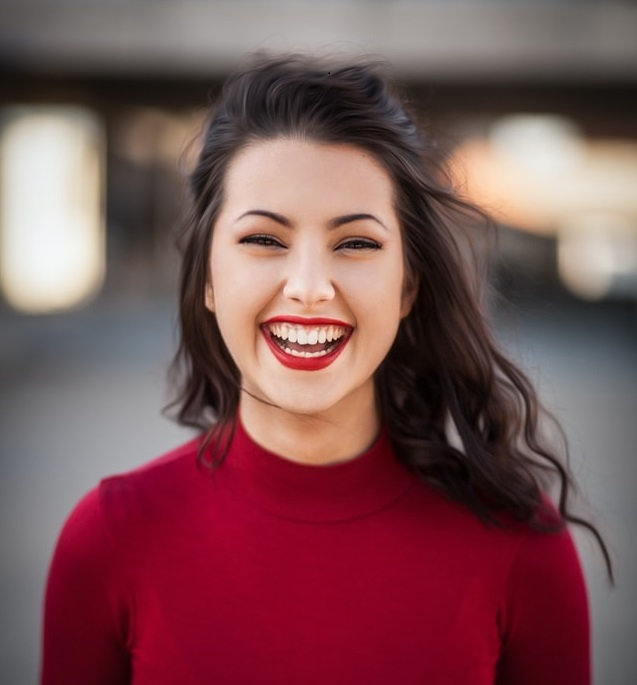
#> input picture opencv/Photos/lady.jpg, 637 x 685 px
$ jupyter execute 5_essential_functions_with_opencv.ipynb
#> lines starting #> are read from the running program, lines starting #| are printed output that depends on the picture; after the words box and inside, x2 and y2 are one past the last pixel; in counts of white or black regions, pixels touching at a corner belong together
importing necessary packages

[cell 1]
import cv2 as cv

reading images in the img variable

[cell 2]
img = cv.imread('Photos/lady.jpg')
#> img is the input picture: shape (685, 637, 3); mean B, G, R 85.8, 82.5, 123.9

showing the images

[cell 3]
cv.imshow('Boston', img)

converting to grayscale

[cell 4]
gray = cv.cvtColor(img, cv.COLOR_BGR2GRAY)
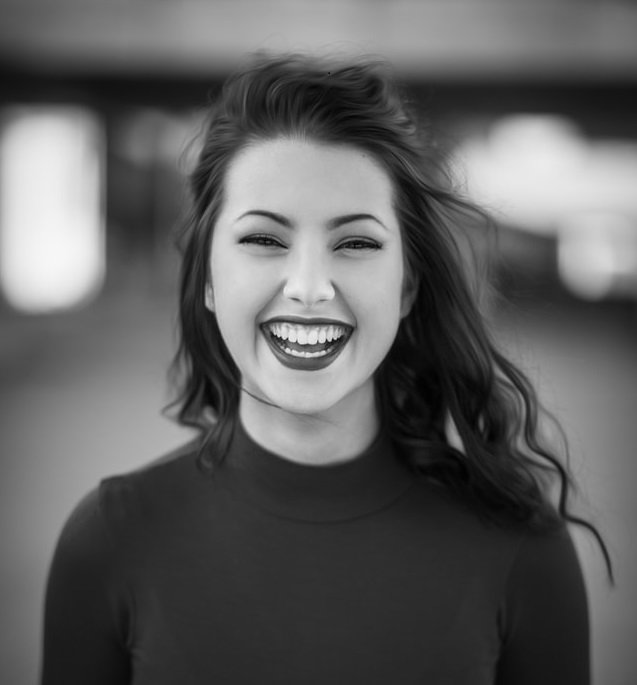
#> gray: shape (685, 637); min 1, max 247, mean 95.2

[cell 5]
cv.imshow('Gray', gray)

[cell 6]
# cv.waitKey(0)

Blurring the images

[cell 7]
blur = cv.GaussianBlur(img,(5,5),cv.BORDER_DEFAULT)

[cell 8]
cv.imshow('Blurred', blur)

Edge Cascade

[cell 9]
canny = cv.Canny(img, 125, 175)
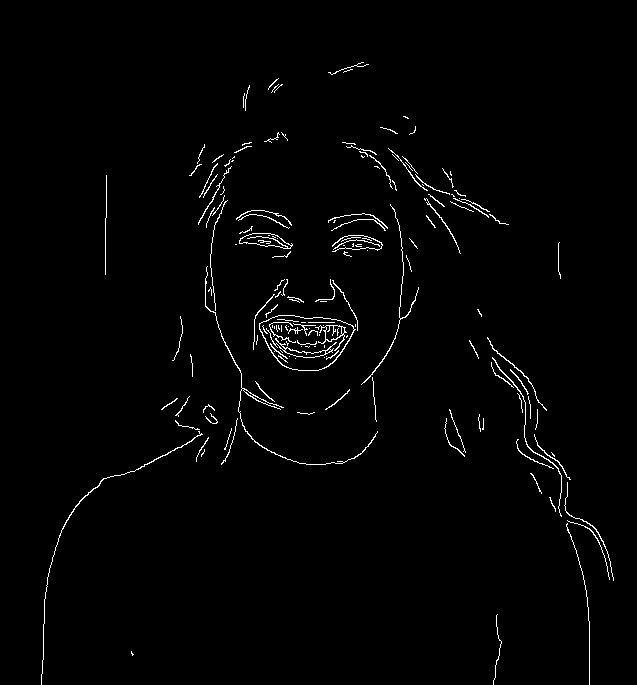
#> canny: shape (685, 637); 1.5% white in thin lines or dots, all inside (x1, y1, x2, y2) = (41, 62, 614, 685)

[cell 10]
cv.imshow('CannyImages', canny)

Dilating the image

[cell 11]
dilated = cv.dilate(canny, (3, 3), iterations=3)
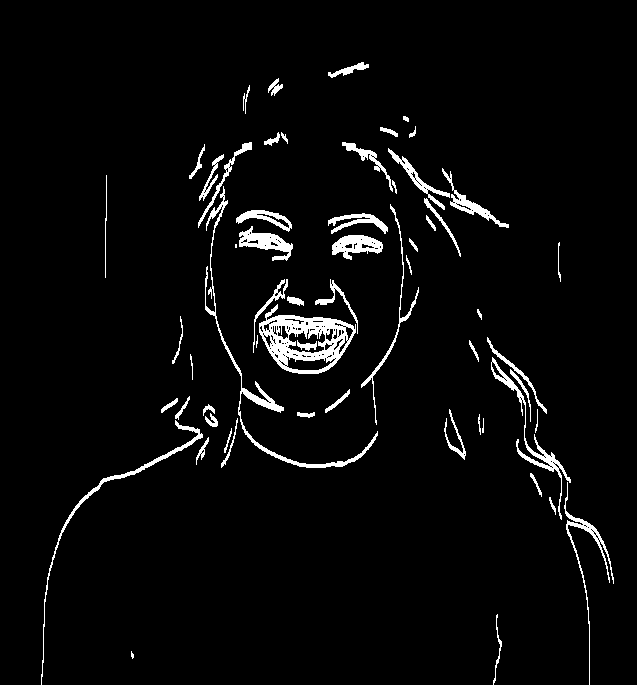
#> dilated: shape (685, 637); 3.8% white; 60 white regions (3 under 20 px), largest, box (x1, y1, x2, y2) and area: (259, 304, 356, 374) 2846, (205, 186, 378, 468) 1681, (491, 357, 571, 520) 997

[cell 12]
cv.imshow('Dialated', dilated)

Eroding

[cell 13]
eroded = cv.erode(dilated, (3,3), iterations=1)
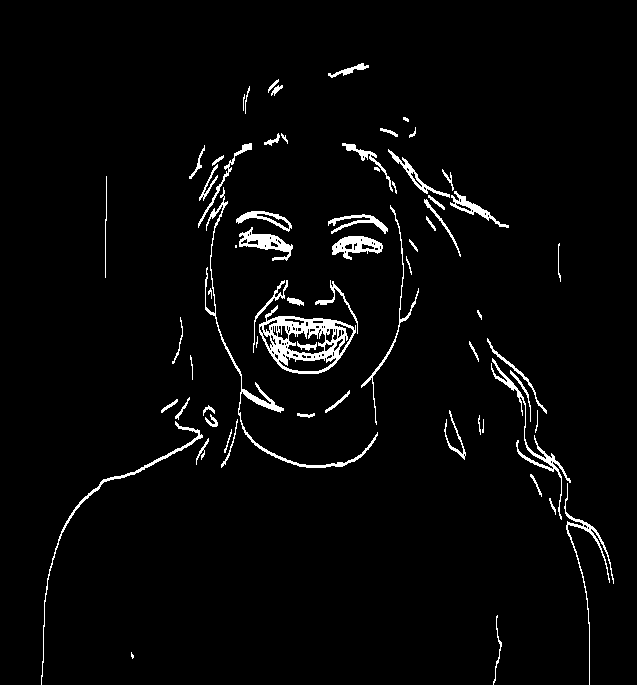
#> eroded: shape (685, 637); 3.1% white; 67 white regions (6 under 20 px), largest, box (x1, y1, x2, y2) and area: (259, 305, 356, 374) 2419, (205, 187, 378, 468) 1370, (491, 358, 571, 520) 831

[cell 14]
cv.imshow('Eroded', eroded)

Resize

[cell 15]
resized = cv.resize(img, (500,500), interpolation=cv.INTER_CUBIC)
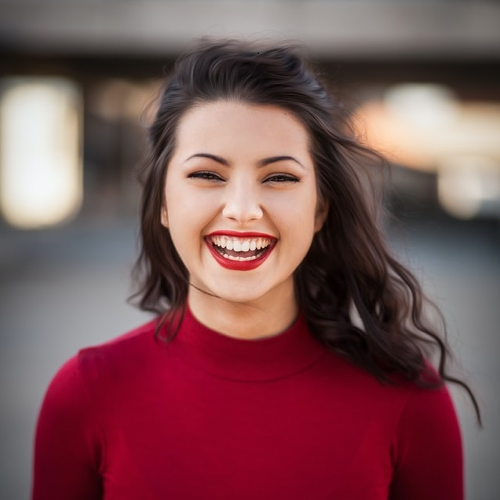
#> resized: shape (500, 500, 3); mean B, G, R 85.8, 82.5, 123.9

[cell 16]
cv.imshow('Resized', resized)

Cropping Images

[cell 17]
cropped = img[50:300, 300:500]
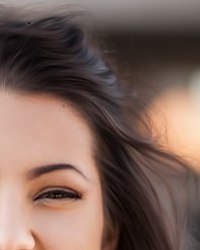
#> cropped: shape (250, 200, 3); mean B, G, R 89, 97.8, 122.4

$ run again, with opencv/Photos/test.jpg copied over opencv/Photos/lady.jpg
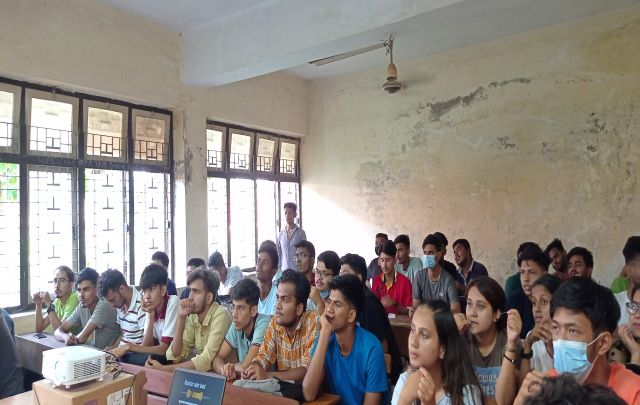
#> input picture opencv/Photos/test.jpg, 640 x 405 px
#> img is the input picture: shape (405, 640, 3); mean B, G, R 130, 136.5, 143.9
#> `canny = cv.Canny(img, 125, 175)`:
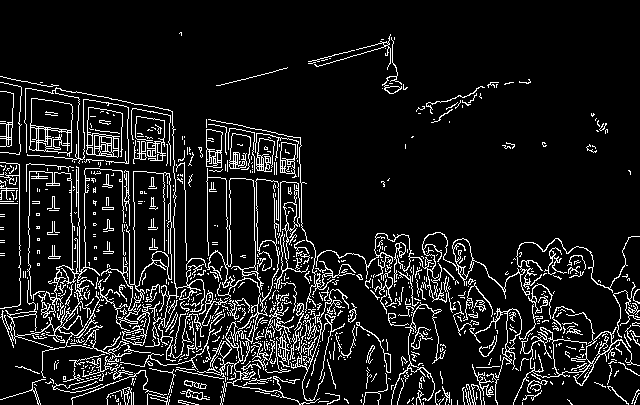
#> canny: shape (405, 640); 10.3% white in thin lines or dots
#> dilated: shape (405, 640); 23.3% white; 118 white regions (48 under 20 px), largest, box (x1, y1, x2, y2) and area: (0, 76, 640, 405) 53304, (308, 34, 402, 97) 1111, (426, 86, 485, 126) 558
#> eroded: shape (405, 640); 20.2% white; 139 white regions (67 under 20 px), largest, box (x1, y1, x2, y2) and area: (0, 77, 640, 405) 44435, (308, 35, 402, 97) 915, (86, 108, 123, 161) 875
#> `cropped = img[50:300, 300:500]`:
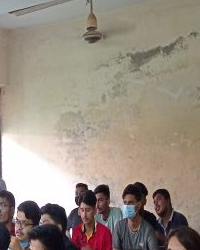
#> cropped: shape (250, 200, 3); mean B, G, R 131.1, 142.5, 153.2
